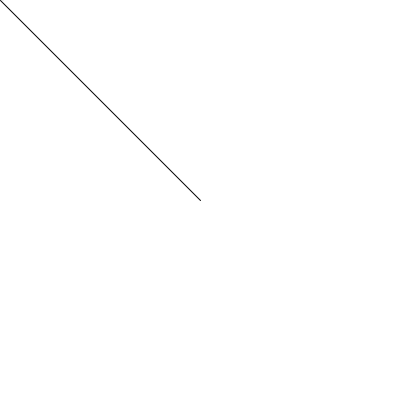
Frame 1 (no input)
Frame 60 (the mouse pressed at the canvas centre just before this capture): identical to frame 1, image omitted
Frame 120 (the mouse held since frame 60 and released just before this capture): blank canvas, image omitted

The Processing sketch that drew this single still picture (run headless with seeded random() and noise(); from frame 60 on, the mouse is pressed at the canvas centre):

// Processing sketch: distancia2d
// ── distancia2d.pde

void setup() {
  size(400, 400);
}

void draw() {
  background(255);
  line(width/2,height/2, mouseX, mouseY);
  fill(0);
  text(distancia2D(width/2,height/2,mouseX,mouseY),mouseX,mouseY);
}

int distancia2D(int x1,int y1,int x2,int y2){
  return int(sqrt(sq(x1 - y1)+sq(x2-y2)));
}
